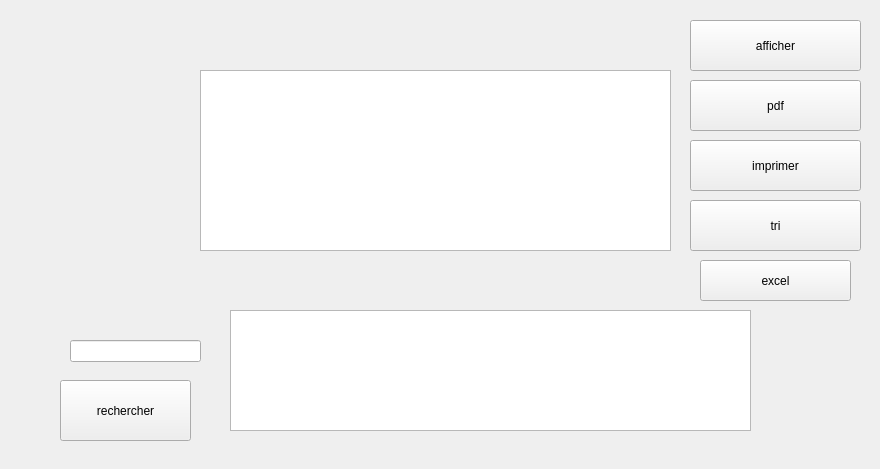
        <widget class="QWidget" name="tab_6">
         <attribute name="title">
          <string>Afficher les citoyens</string>
         </attribute>
         <widget class="QTableView" name="tab_citoyen">
          <property name="geometry">
           <rect>
            <x>200</x>
            <y>70</y>
            <width>471</width>
            <height>181</height>
           </rect>
          </property>
         </widget>
         <widget class="QPushButton" name="afficher">
          <property name="geometry">
           <rect>
            <x>690</x>
            <y>20</y>
            <width>171</width>
            <height>51</height>
           </rect>
          </property>
          <property name="styleSheet">
           <string notr="true"/>
          </property>
          <property name="text">
           <string>afficher</string>
          </property>
         </widget>
         <widget class="QTableView" name="resultat_2">
          <property name="geometry">
           <rect>
            <x>230</x>
            <y>310</y>
            <width>521</width>
            <height>121</height>
           </rect>
          </property>
         </widget>
         <widget class="QPushButton" name="tri_citoyen">
          <property name="geometry">
           <rect>
            <x>690</x>
            <y>200</y>
            <width>171</width>
            <height>51</height>
           </rect>
          </property>
          <property name="text">
           <string>tri</string>
          </property>
         </widget>
         <widget class="QPushButton" name="recherche_citoyen">
          <property name="geometry">
           <rect>
            <x>60</x>
            <y>380</y>
            <width>131</width>
            <height>61</height>
           </rect>
          </property>
          <property name="text">
           <string>rechercher</string>
          </property>
         </widget>
         <widget class="QPushButton" name="pdf_citoyen">
          <property name="geometry">
           <rect>
            <x>690</x>
            <y>80</y>
            <width>171</width>
            <height>51</height>
           </rect>
          </property>
          <property name="text">
           <string>pdf</string>
          </property>
         </widget>
         <widget class="QPushButton" name="impr_citoyen">
          <property name="geometry">
           <rect>
            <x>690</x>
            <y>140</y>
            <width>171</width>
            <height>51</height>
           </rect>
          </property>
          <property name="text">
           <string>imprimer</string>
          </property>
         </widget>
         <widget class="QLineEdit" name="type_recherche">
          <property name="geometry">
           <rect>
            <x>70</x>
            <y>340</y>
            <width>131</width>
            <height>22</height>
           </rect>
          </property>
         </widget>
         <widget class="QLabel" name="label_32">
          <property name="geometry">
           <rect>
            <x>40</x>
            <y>70</y>
            <width>141</width>
            <height>151</height>
           </rect>
          </property>
          <property name="text">
           <string>&lt;html&gt;&lt;head/&gt;&lt;body&gt;&lt;p&gt;&lt;img src=&quot;:/affich.png&quot;width=&quot;150&quot; height=&quot;150&quot;/&gt;&lt;/p&gt;&lt;/body&gt;&lt;/html&gt;</string>
          </property>
         </widget>
         <widget class="QPushButton" name="excel_2">
          <property name="geometry">
           <rect>
            <x>700</x>
            <y>260</y>
            <width>151</width>
            <height>41</height>
           </rect>
          </property>
          <property name="text">
           <string>excel</string>
          </property>
         </widget>
         <widget class="QLabel" name="DigitalClock2">
          <property name="geometry">
           <rect>
            <x>740</x>
            <y>440</y>
            <width>131</width>
            <height>20</height>
           </rect>
          </property>
          <property name="text">
           <string/>
          </property>
         </widget>
        </widget>
